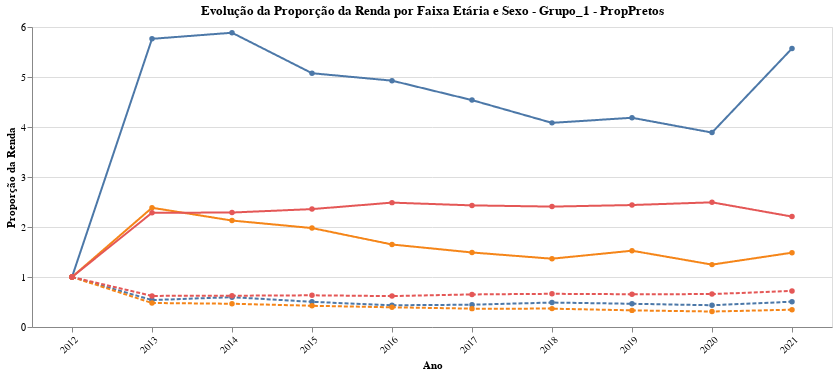
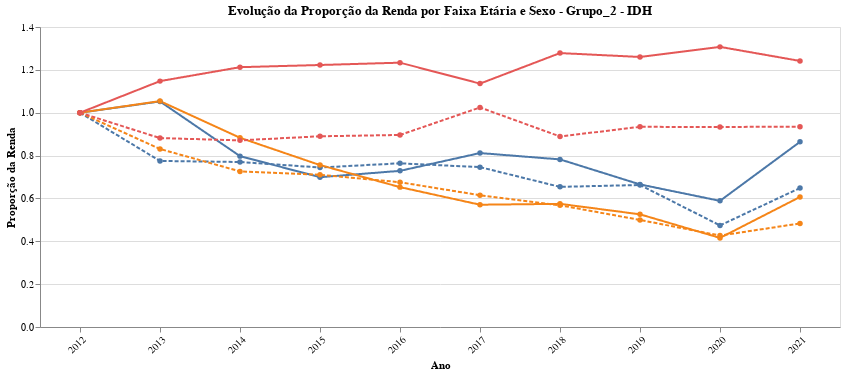
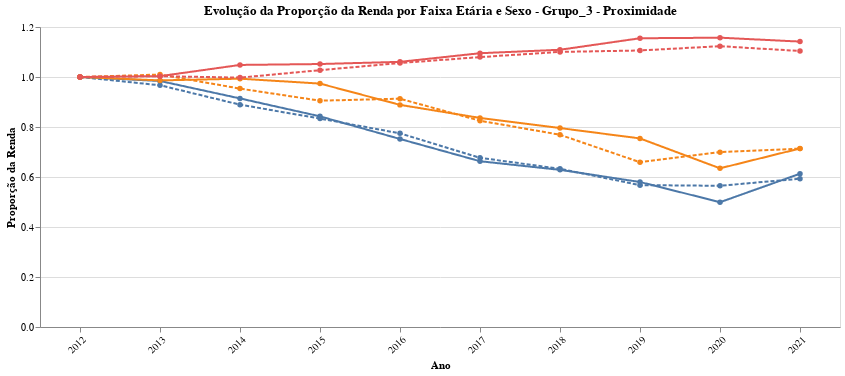
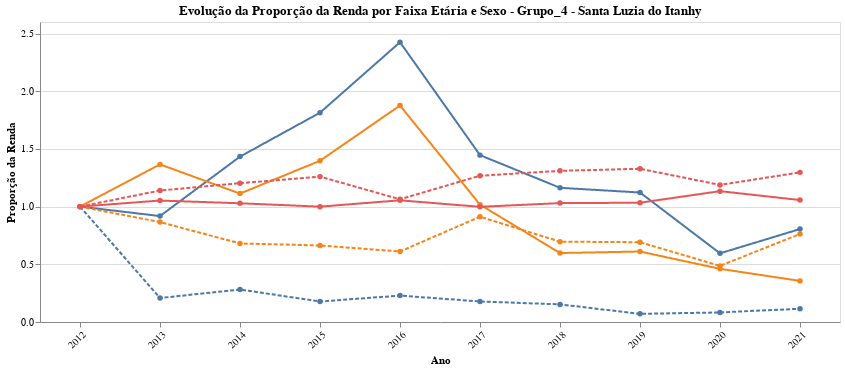

The cell these charts' notebook holds for them, in order:
### Code cell
# Lista de grupos únicos
grupos = df_merged['grupo'].unique()

# Loop para criar um gráfico para cada grupo
for grupo in grupos:
    # Filtra os dados do grupo atual
    df_grupo = df_merged[df_merged['grupo'] == grupo]

    # Criação do gráfico de linhas para o grupo atual
    chart = alt.Chart(df_grupo).mark_line(point=True).encode(
        x=alt.X('ano:N', axis=alt.Axis(labelAngle=-45, title='Ano'), scale=alt.Scale(paddingInner=0.5)),  # Ajusta o espaçamento e ângulo do label
        y=alt.Y('Proporção da Renda:Q', title='Proporção da Renda'),
        color=alt.Color('Faixa Etária:N', legend=None),
        strokeDash= alt.StrokeDash('sexo:N', legend=None),
        tooltip=['ano', 'Proporção da Renda', 'Faixa Etária', 'sexo']
    ).properties(
        title=f'Evolução da Proporção da Renda por Faixa Etária e Sexo - {grupo}',
        width=800  # Define a largura do gráfico
    )

    # Mostra o gráfico do grupo atual
    chart.show()
